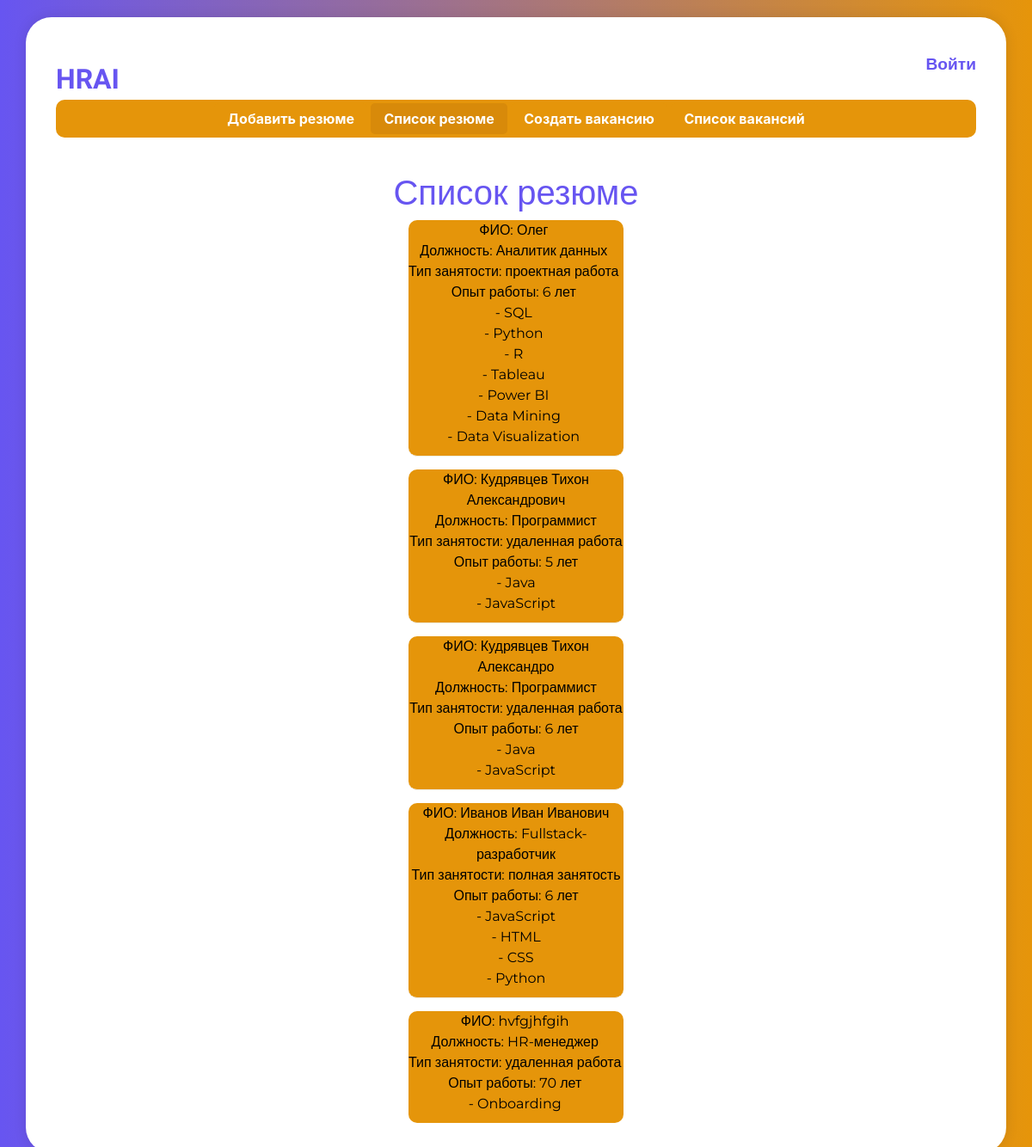
Before: /list_resume/ with the older database file.
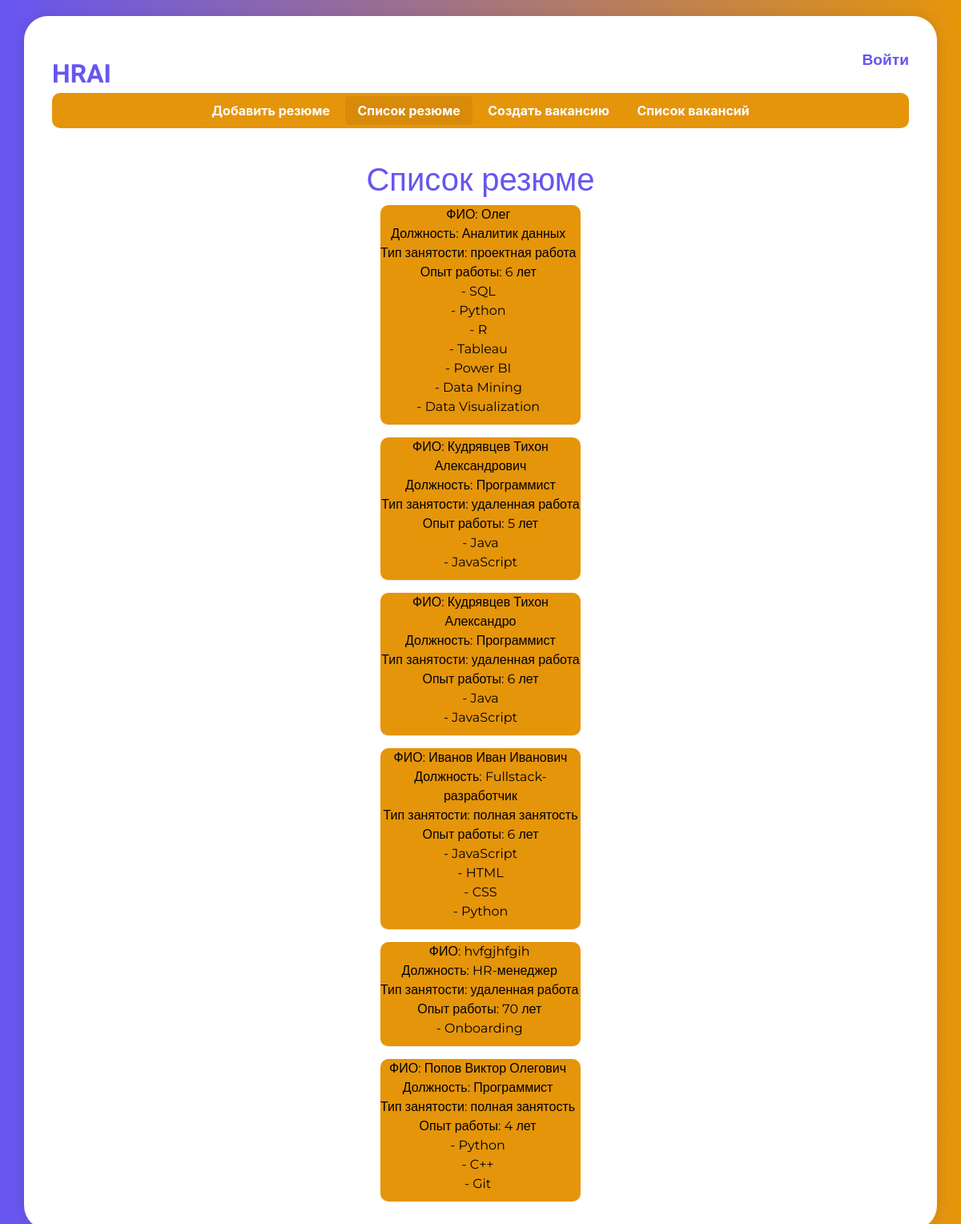
After: the same page with the newer database file.
### main/models.py (models this page shows, shortened)
class Resume(models.Model):
    job_titles = [
        ["Программист", "Программист"],
        ["Менеджер проекта", "Менеджер проекта"],
        ["Инженер-программист", "Инженер-программист"],
        ["Дизайнер UX/UI", "Дизайнер UX/UI"],
        ["Data Scientist", "Data Scientist"],
        ["Аналитик данных", "Аналитик данных"],
        ["Тестировщик ПО", "Тестировщик ПО"],
        ["DevOps-инженер", "DevOps-инженер"],
        ["Frontend-разработчик", "Frontend-разработчик"],
        ["Backend-разработчик", "Backend-разработчик"],
        ["Fullstack-разработчик", "Fullstack-разработчик"],
        ["Системный администратор", "Системный администратор"],
        ["Специалист по кибербезопасности", "Специалист по кибербезопасности"],
        ["Менеджер по продажам", "Менеджер по продажам"],
        ["Маркетолог", "Маркетолог"],
        ["Бухгалтер", "Бухгалтер"],
        ["Юрист", "Юрист"],
        ["HR-менеджер", "HR-менеджер"],
        ["Руководитель проекта", "Руководитель проекта"],
        ["Архитектор ПО", "Архитектор ПО"]
    ]
    full_name = models.CharField(max_length=255, verbose_name='ФИО')
    position = models.CharField(max_length=255, choices=job_titles, verbose_name='Должность')
    salary = models.IntegerField(verbose_name='Зарплата', null=True, blank=True)
    EMPLOYMENT_TYPE_CHOICES = [
        ('удаленная работа', 'Удаленная работа'),
        ('полная занятость', 'Полная занятость'),
        ('частичная занятость', 'Частичная занятость'),
        ('проектная работа', 'Проектная работа'),
    ]
    employment_type = models.CharField(max_length=100, choices=EMPLOYMENT_TYPE_CHOICES, verbose_name='Тип занятости')
    work_experience = models.IntegerField(verbose_name='Опыт работы', null=True, blank=True)
    def __str__(self):
        return self.full_name

class ResumeSkill(models.Model):
    resume = models.ForeignKey(Resume, on_delete=models.CASCADE, related_name='skills')
    skill = models.ForeignKey(Skill, on_delete=models.CASCADE)
    class Meta:
        unique_together = ('resume', 'skill')  # Запрещает дубликаты навыков для одного резюме

class Skill(models.Model):
    name = models.CharField(max_length=255, verbose_name='Навык')

### main/views.py (the view)
# urls.py: path('list_resume/', views.list_resume, name='list_resume'),
def list_resume(request):
    resumes = Resume.objects.all()
    print(resumes)
    return render(request, 'main/list_resume.html', {'resumes': resumes})

### main/templates/main/list_resume.html (shortened to what this page needs)
{% extends 'main/base.html' %}
{% load static %}
{% block header-content %}
<nav>
    <div class="dropdown">
        <a href="{% url 'create_resume' %}" id="create-resume-link">Добавить резюме</a>
        <a href="{% url 'list_resume' %}" id="list-resume-link">Список резюме</a>
        <a href="{% url 'create_vacancy' %}" id="create-vacancy-link">Создать вакансию</a>
        <a href="{% url 'list_vacancy' %}" id="list-vacancy-link">Список вакансий</a>
    </div>
</nav>
{% endblock %}
{% block main_content %}
<h1>Список резюме</h1>
<div class="resume-container">
    <ul class="resume_vacancy_ul">
        {% for resume in resumes %}
        <li class="resume_vacancy_il">
            ФИО: {{ resume.full_name }} <br> Должность: {{ resume.position }} <br> Тип занятости: {{ resume.employment_type }} <br>
            Опыт работы: {{ resume.work_experience }} лет <br>
                {% for skill in resume.skills.all %}
                    - {{ skill.skill.name }}<br>
                {% endfor %}
        </li>
        {% endfor %}
    </ul>
</div>
{% endblock %}

Changed rows visible on the page:
added Resume: full_name "Попов Виктор Олегович", position "Программист", employment_type "полная занятость", work_experience "4"
added ResumeSkill: skill.name "Python", shown under "Попов Виктор Олегович"
added ResumeSkill: skill.name "C++", shown under "Попов Виктор Олегович"
added ResumeSkill: skill.name "Git", shown under "Попов Виктор Олегович"
